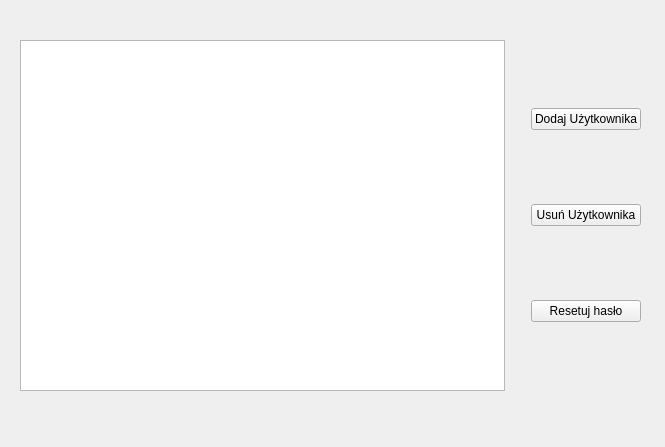
<?xml version="1.0" encoding="UTF-8"?>
<ui version="4.0">
 <class>users</class>
 <widget class="QWidget" name="users">
  <property name="geometry">
   <rect>
    <x>0</x>
    <y>0</y>
    <width>665</width>
    <height>447</height>
   </rect>
  </property>
  <property name="windowTitle">
   <string>users</string>
  </property>
  <widget class="QWidget" name="horizontalLayoutWidget">
   <property name="geometry">
    <rect>
     <x>20</x>
     <y>40</y>
     <width>621</width>
     <height>351</height>
    </rect>
   </property>
   <layout class="QHBoxLayout" name="horizontalLayout">
    <item>
     <widget class="QTableView" name="UsersTable"/>
    </item>
    <item>
     <spacer name="verticalSpacer">
      <property name="orientation">
       <enum>Qt::Orientation::Vertical</enum>
      </property>
      <property name="sizeHint" stdset="0">
       <size>
        <width>20</width>
        <height>40</height>
       </size>
      </property>
     </spacer>
    </item>
    <item>
     <layout class="QVBoxLayout" name="verticalLayout">
      <item>
       <widget class="QPushButton" name="addUser">
        <property name="text">
         <string>Dodaj Użytkownika</string>
        </property>
       </widget>
      </item>
      <item>
       <widget class="QPushButton" name="deleteUser">
        <property name="text">
         <string>Usuń Użytkownika</string>
        </property>
       </widget>
      </item>
      <item>
       <widget class="QPushButton" name="editUser">
        <property name="text">
         <string>Resetuj hasło</string>
        </property>
       </widget>
      </item>
     </layout>
    </item>
   </layout>
  </widget>
 </widget>
 <resources/>
 <connections/>
</ui>
